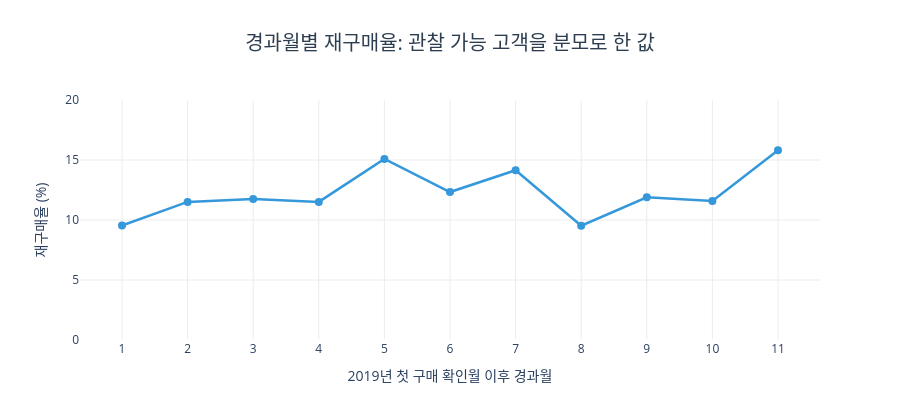

Notebook code for this chart:
### Code cell
fig=go.Figure(go.Scatter(
    x=cohort_lag['경과월'],y=cohort_lag['복귀율(%)'],
    mode='lines+markers',name='고객 가중 재구매율',
    line=dict(color='#3498db',width=2.5),marker=dict(size=8)))
fig.update_layout(title=dict(
    text='경과월별 재구매율: 관찰 가능 고객을 분모로 한 값',
    x=0.5,xanchor='center',font=dict(size=20,color='#2c3e50')),
    xaxis=dict(title='2019년 첫 구매 확인월 이후 경과월',gridcolor='#ececec',
               tickvals=list(range(1,12))),
    yaxis=dict(title='재구매율 (%)',gridcolor='#ececec',range=[0,20]),
    plot_bgcolor='white',height=420)
fig

### Figure 1 — Plotly figure (JSON) as saved in the notebook; plotly's stock layout.template omitted (floating-point values rounded to 4 significant figures)
{"data": [{"line": {"color": "#3498db", "width": 2.5}, "marker": {"size": 8}, "mode": "lines+markers", "name": "고객 가중 재구매율", "type": "scatter", "x": [1, 2, 3, 4, 5, 6, 7, 8, 9, 10, 11], "y": [9.54, 11.51, 11.76, 11.51, 15.09, 12.33, 14.15, 9.52, 11.89, 11.58, 15.81]}], "layout": {"height": 420, "plot_bgcolor": "white", "title": {"font": {"color": "#2c3e50", "size": 20}, "text": "경과월별 재구매율: 관찰 가능 고객을 분모로 한 값", "x": 0.5, "xanchor": "center"}, "xaxis": {"gridcolor": "#ececec", "tickvals": [1, 2, 3, 4, 5, 6, 7, 8, 9, 10, 11], "title": {"text": "2019년 첫 구매 확인월 이후 경과월"}}, "yaxis": {"gridcolor": "#ececec", "range": [0, 20], "title": {"text": "재구매율 (%)"}}}}
